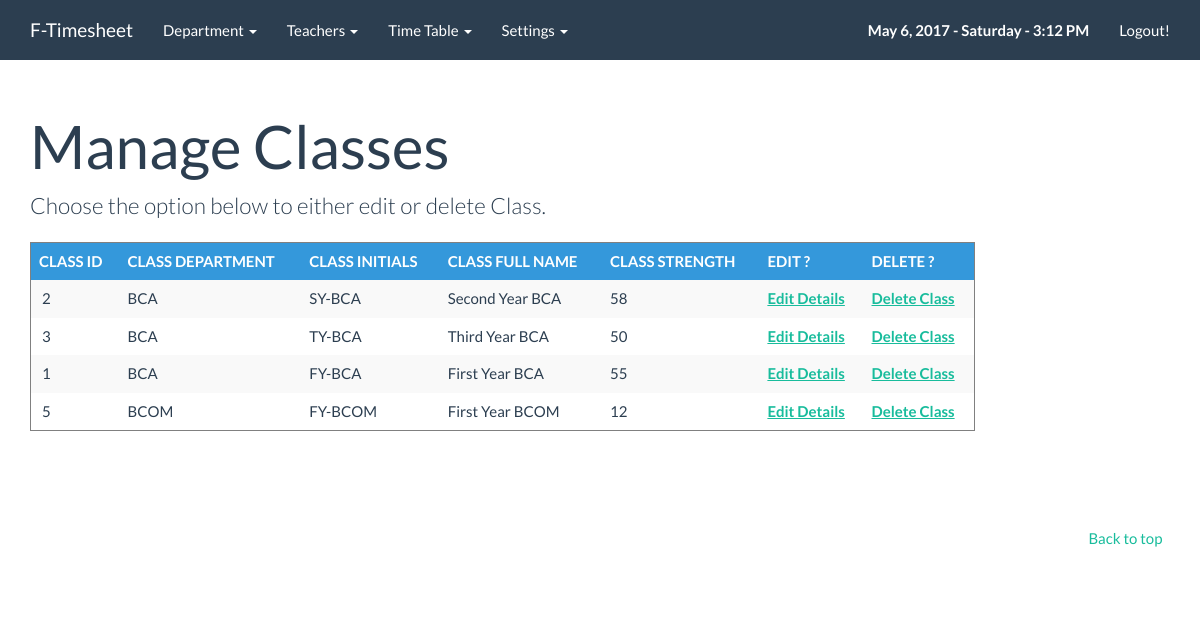
/admin/classedit.php (signed in), run on the app's committed database.
### tables this page shows
CREATE TABLE IF NOT EXISTS `classes` (
  `ClassId` int(11) NOT NULL AUTO_INCREMENT,
  `ClassInitials` varchar(50) NOT NULL,
  `ClassFullName` varchar(100) NOT NULL,
  `ClassStrength` int(10) NOT NULL,
  `DeptId` int(11) NOT NULL,
  PRIMARY KEY (`ClassId`)
);

CREATE TABLE IF NOT EXISTS `departments` (
  `DeptId` int(10) NOT NULL AUTO_INCREMENT,
  `DeptInitials` varchar(50) NOT NULL,
  `DeptFullName` varchar(100) NOT NULL,
  PRIMARY KEY (`DeptId`),
  UNIQUE KEY `DeptInitials` (`DeptInitials`),
  UNIQUE KEY `DeptInitials_2` (`DeptInitials`)
);

### admin/classedit.php (the view, shortened to what this page needs)
<?PHP
include("../config.php");
?><!DOCTYPE html>
<html lang="en">
  <head>
    <link rel="stylesheet" href="../css/bootstrap.css" media="screen">
    <link rel="stylesheet" href="../css/custom.min.css">
  </head>
  <body>
    <div class="navbar navbar-default navbar-fixed-top">
      <div class="container">
        <div class="navbar-header">
          <a href="index.php" class="navbar-brand">F-Timesheet</a>
        </div>
        <div class="navbar-collapse collapse" id="navbar-main">
        <ul class="nav navbar-nav">
         <li class="dropdown">
          <a href="#" class="dropdown-toggle" data-toggle="dropdown" role="button" aria-expanded="false">Department <span class="caret"></span></a>
        </li>
		<li class="dropdown">
          <a href="#" class="dropdown-toggle" data-toggle="dropdown" role="button" aria-expanded="false">Teachers <span class="caret"></span></a>
        </li>
		<li class="dropdown">
          <a href="#" class="dropdown-toggle" data-toggle="dropdown" role="button" aria-expanded="false">Time Table <span class="caret"></span></a>
        </li>
		<li class="dropdown">
          <a href="#" class="dropdown-toggle" data-toggle="dropdown" role="button" aria-expanded="false">Settings <span class="caret"></span></a>
        </li>
          </ul>
          <ul class="nav navbar-nav navbar-right">
            <li style="text-decoration:none;"><a><span id="date_time"></span></a>
            <script type="text/javascript">window.onload = date_time('date_time');</script></li>
			 <li>
              <a href="logout.php">Logout!</a>
            </li>
          </ul>
        </div>
      </div>
    </div>
    <div class="container">
      <div class="page-header" id="banner">
        <div class="row">
          <div class="col-lg-8 col-md-7 col-sm-6">
            <h1>Manage Classes</h1>
          </div>
		  <? if (!$_GET['typ']){ ?>
		   <div class="col-lg-10">
		   <p class="lead">Choose the option below to either edit or delete Class.</p>
		  <?
		  $sql=" SELECT * FROM classes c, departments d WHERE  c.DeptId = d.DeptId ORDER BY DeptInitials ASC";
			 $result = mysqli_query($conn,$sql);
			if(mysqli_num_rows($result)>0){ $i=1;
?>
		  <table class="table table-striped table-hover " border="1">
  <thead>
    <tr class="info">
      <th >CLASS ID</th>
	  <th >CLASS DEPARTMENT</th>
      <th >CLASS INITIALS</th>
      <th >CLASS FULL NAME</th>
      <th >CLASS STRENGTH</th>
      <th >EDIT ?</th>
     <th >DELETE ?</th>
    </tr>
  </thead>
  <tbody>
  <?
 while ($ListData=mysqli_fetch_array($result)){
 	?>
  <tr>
      <td>&nbsp;<?=$ListData['ClassId'];?></td>
	   <td><?=$ListData['DeptInitials'];?></td>
       <td><?=$ListData['ClassInitials'];?></td>
      <td><?=$ListData['ClassFullName'];?></td>
      <td><?=$ListData['ClassStrength'];?></td>
     <td><a href="classedit.php?id=<?=$ListData['ClassId'];?>&typ=edit" ><b>Edit Details</b></a></td>
	   <td><a href="classedit.php?id=<?=$ListData['ClassId'];?>&typ=del" onclick="return confirm('Are you sure you want to Delete this Class?');" ><b>Delete Class</b></a></td>
    </tr>
<?    $i= $i+1; }
 echo "</tbody></table>";
}else{ echo "<center><font color='blue'><b>NO RESULTS FOUND !</b></font>!</center></td></tr>"; } mysqli_close($conn);
?>
		  </div>
		  <? }  if ($_GET['typ'] == 'edit'){
$GetClass = "SELECT * from classes where ClassId=".$_GET['id']."";
$FetchClass = mysqli_query($conn,$GetClass);
$FetchClass = mysqli_fetch_array($FetchClass);
$GetDept = "SELECT * from departments";
$FetchDept = mysqli_query($conn,$GetDept);
		  ?>
		   <div class="col-lg-10">
		   <p class="lead">Edit Class.</p>
	 <div class="well bs-component">
	 <form class="form-horizontal" onsubmit="return verify1();" id="infoForm1" method="POST" >
  <fieldset>
     <div class="form-group">
      <label for="inputPassword" class="col-lg-2 control-label">Class Initials</label>
      <div class="col-lg-10">
        <input class="form-control" id="inputPassword" placeholder="Enter Class initials. Eg. BCOM"  type="text" value="<?=$FetchClass['ClassInitials'];?>" name="classinitials" maxlength="50"  required>
         </div>
    </div>
     <div class="form-group">
      <label for="inputPassword" class="col-lg-2 control-label">Class. Name</label>
      <div class="col-lg-10">
        <input class="form-control" id="inputPassword" placeholder="Enter Full Class Name" type="text"  value="<?=$FetchClass['ClassFullName'];?>" name="classfullname" maxlength="100" required>
         </div>
    </div>
     <div class="form-group">
      <label for="inputPassword" class="col-lg-2 control-label">Class. Strength</label>
      <div class="col-lg-10">
        <input class="form-control" id="inputPassword" placeholder="Enter Class Strength in Numeric" pattern="^\d{1,3}$" oninvalid="setCustomValidity('Please enter valid Number')" onchange="try{setCustomValidity('')}catch(e){}"  type="text"  value="<?=$FetchClass['ClassStrength'];?>" name="classstrength" maxlength="3" required>
         </div>
    </div>
	<div class="form-group">
      <label for="select" class="col-lg-2 control-label">Select Dept.</label>
      <div class="col-lg-10">
       <label><select class="form-control" name="selectdept" required>
	   <option value=""> -- Select Department for Semester --</option>
	    <?  if(mysqli_num_rows($FetchDept)>0){ $i=1;
				while ($ListData=mysqli_fetch_array($FetchDept)){
					if($ListData['DeptId'] == $FetchClass['DeptId']){ $selected = "selected";}else{$selected = "";}
		?>
          <option value="<?=$ListData['DeptId'];?>" <?=$selected;?>>&nbsp;<?=$ListData['DeptInitials'];?> </option>
<?    $i= $i+1; }  }else{ echo "No Streams added to Display"; } mysqli_close($conn); ?>
         </select> </label>
        </select>
      </div>
    </div>
    <div class="form-group">
      <div class="col-lg-10 col-lg-offset-2">
	  <input type="hidden" value="classupdate" name="formtype"/>
	  <input type="hidden" value="<?=$_GET['id'];?>"  name="classid"/>
        <button type="submit" class="btn btn-primary">Update Class Details</button>
		<br><br><div id="show1" style="color:red; font-weight:bold;"></div>
      </div>
    </div>
  </fieldset>
</form>
</div></div>
<script type="text/javascript">
	 	 function  verify1(){
	$("#show1").html("<img src='../images/loadingbar.gif'/>");
	var serializedValues = jQuery("#infoForm1").serialize();
	jQuery.ajax({ type: 'POST',url:"functions.php",data: serializedValues, success: function(returnval){
    //  alert("success");
       $("#show1").html(returnval);
	  // $('#show1').delay(2000).fadeOut();
	   $('#show1').show();
  }  });
	return false;
  }
  </script>
		  <? }  ?>
		  </div>
		  </div>
      <footer>  <br>
        <div class="row">
		<ul class="list-unstyled">
              <li class="pull-right"><a href="#top">Back to top</a></li>
			  </ul>
        </div>
      </footer>
    </div>
 </body>
</html>

### data on the page
classes: ClassId "2", DeptId.DeptInitials "BCA", ClassInitials "SY-BCA", ClassFullName "Second Year BCA", ClassStrength "58"
classes: ClassId "3", DeptId.DeptInitials "BCA", ClassInitials "TY-BCA", ClassFullName "Third Year BCA", ClassStrength "50"
classes: ClassId "1", DeptId.DeptInitials "BCA", ClassInitials "FY-BCA", ClassFullName "First Year BCA", ClassStrength "55"
classes: ClassId "5", DeptId.DeptInitials "BCOM", ClassInitials "FY-BCOM", ClassFullName "First Year BCOM", ClassStrength "12"
